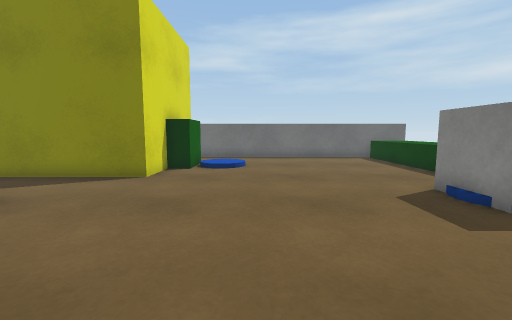
view 1 (above)

19 first-person views from a walk through a Unity game level. The camera is 0.72 m above the floor, tilts 6° down and sees 90° across. The floor is counted in squares, 0.5 m on a side. Each view is taken from the middle of a square. On the plan, view 1 faces up. The plan holds only what a view shows up to about 13 squares ahead; the rest is blank. Surface patterns are stand-ins for the level's own textures.

view 2
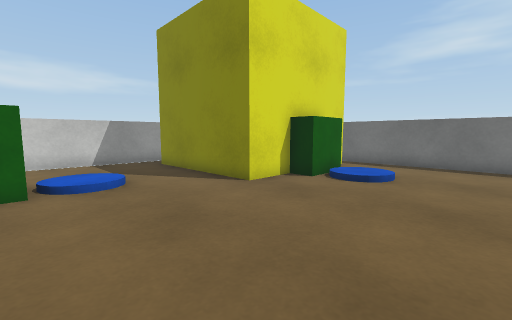

view 3
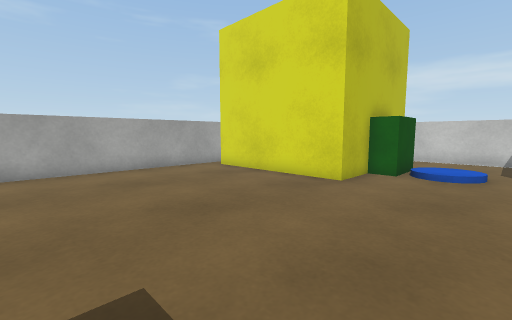

view 4
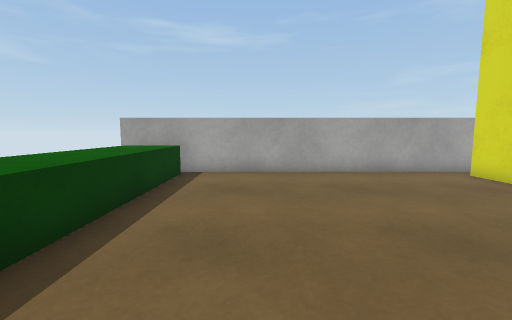

view 5
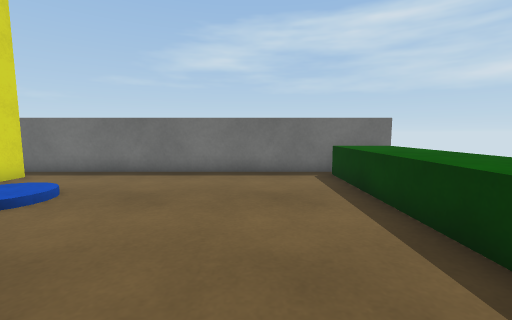

view 6
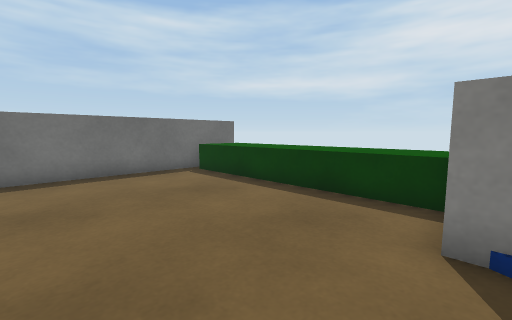

view 7
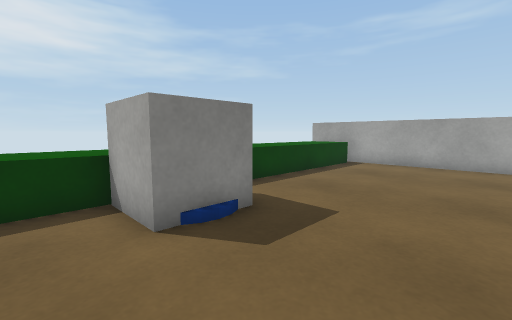

view 8
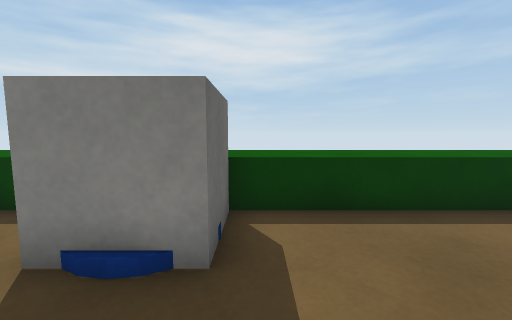

view 9
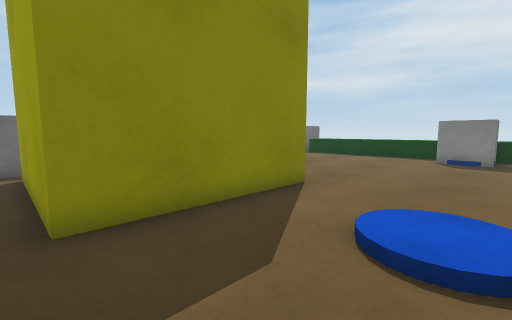

view 10
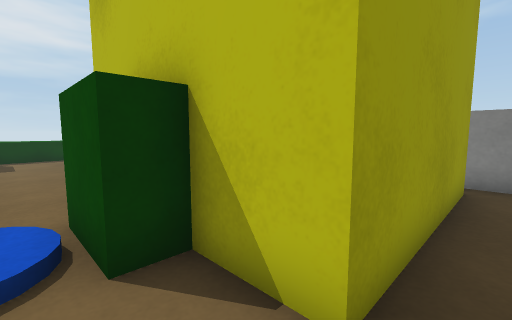

view 11
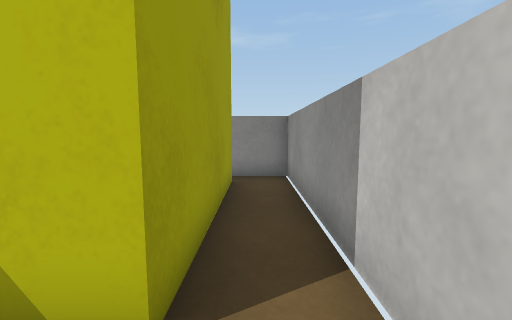

view 12
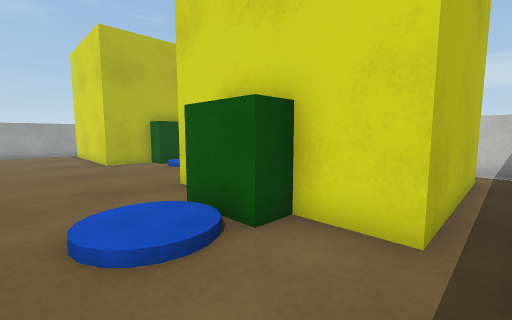

view 13
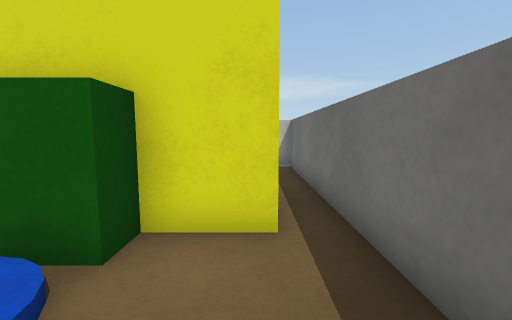

view 14
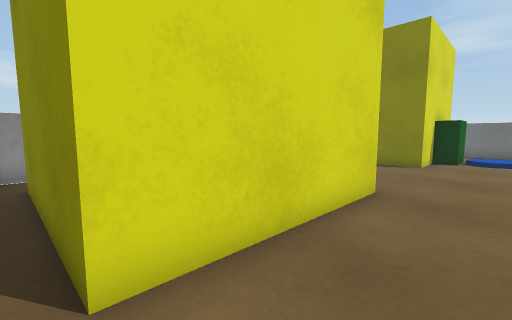

view 15
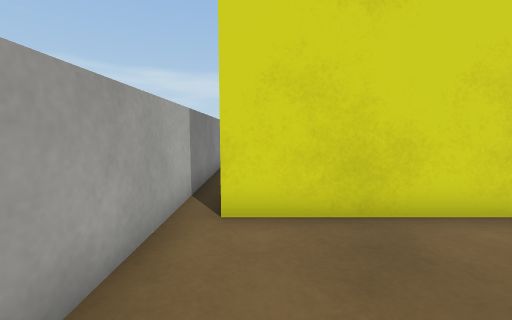

view 16
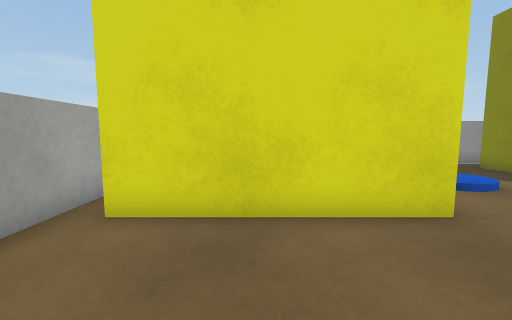

view 17
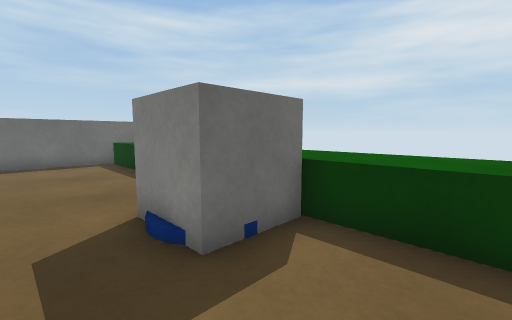

view 18
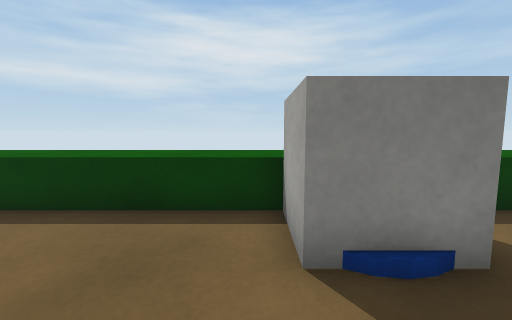

view 19
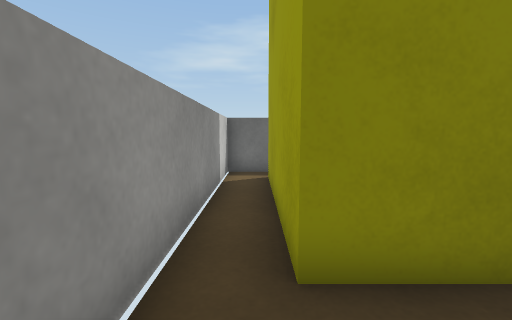

### Floor plan
Key: @ floor where view 1 was taken; # wall or solid block; . main floor; : floor 0.1 m higher than the main floor; / step, stairs or slope; ^ raised ledge; O other object.
Columns run from 11 left of view 1 to 9 right of it. Each row starts with its distance up from view 1.
 16 #####################
 15 #.................^^
 14 #.######..........^^
 13 #.#    #..........^^
 12 #.#    #O//.......^^
 11 #.#    #O/:.......^^
 10 #.#    #..........^^
  9 #.#    #..........^^
  8 #.######..........^^
  7 #.................^^
  6 #...............OOO^
  5 #.../:/.........OOO^
  4 #.../:/...........^^
  3 #...OO............^^
  2 #.#######.........^^
  1 #.#     #.........^^
  0 #.#     #..@......^^
 -1 #.#     #.........^^
 -2 #.#     #.........^^
 -3 #.#######.........^^
 -4 #.................^^
 -5 #####################

Positions as (right, up) in squares from view 1, and headings:
1: (0, 0), facing up
2: (2, 3), facing up-left
3: (4, 6), facing down-left
4: (4, 5), facing down
5: (4, 6), facing up
6: (1, 6), facing up-right
7: (1, 8), facing down-right
8: (2, 4), facing right
9: (-10, 4), facing up-right
10: (-10, 4), facing down-right
11: (-10, 4), facing down
12: (0, 15), facing down-left
13: (0, 14), facing left
14: (-1, -4), facing up-left
15: (1, -3), facing left
16: (1, -1), facing left
17: (3, 2), facing up-right
18: (2, 7), facing right
19: (-10, 6), facing up
